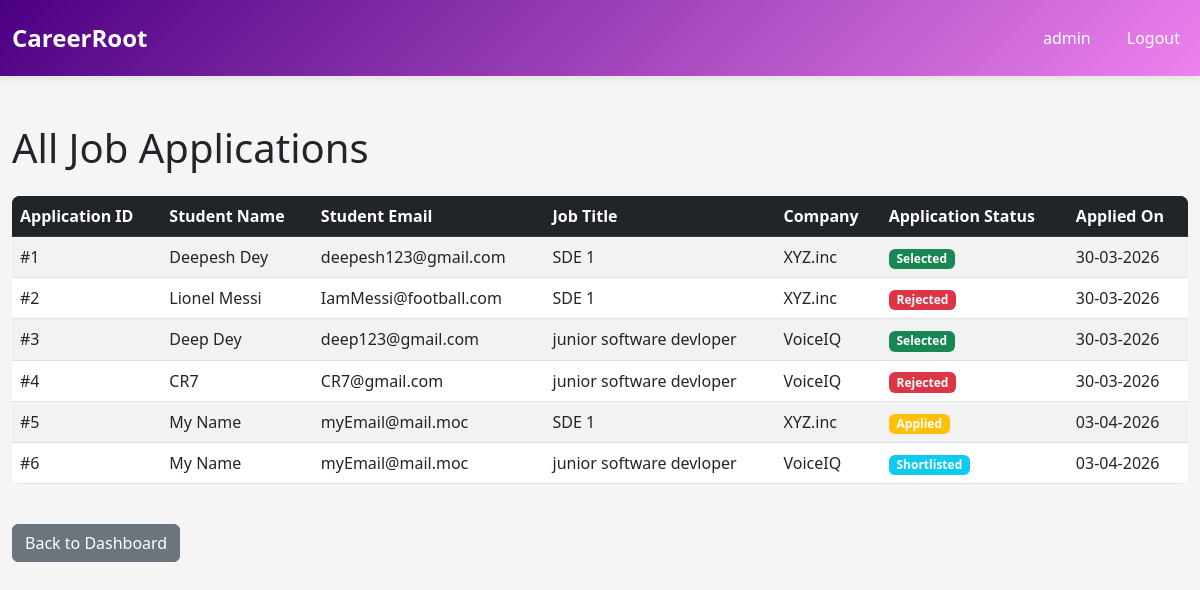
/admin/applications (signed in), run on an earlier commit of the app's database.
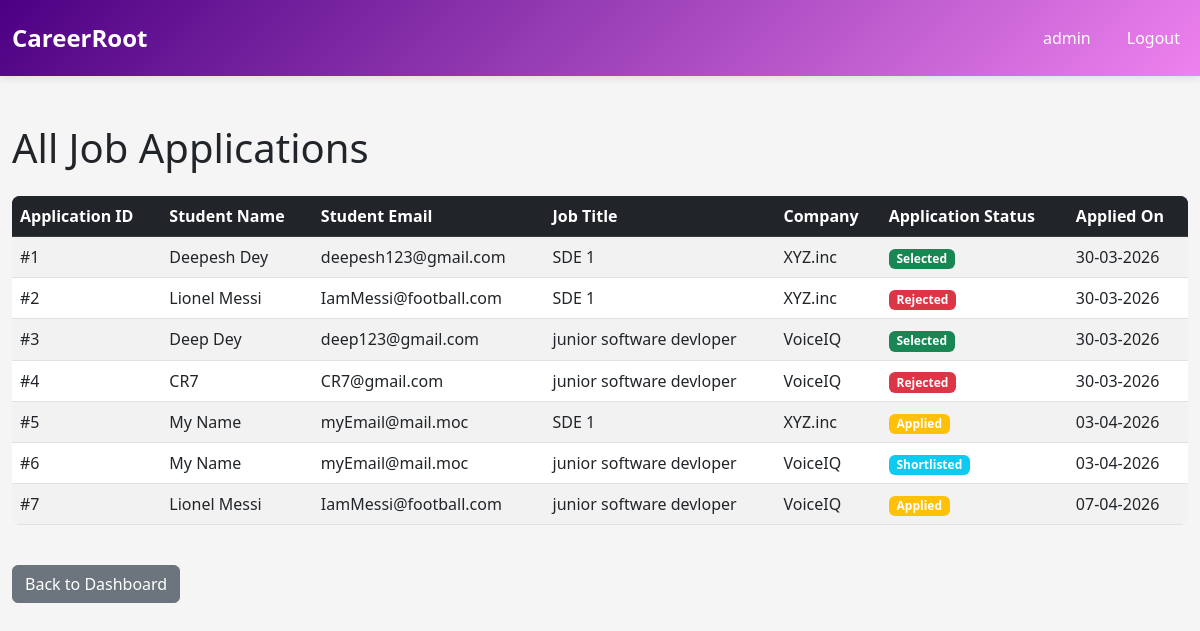
And on a later commit of the database.
### core/database/models.py (models this page shows, shortened)
class Admin(UserMixin, db.Model):
    __tablename__ = 'admin'
    admin_id = db.Column(db.Integer, primary_key=True, autoincrement=True)
    username = db.Column(db.String(100), unique=True, nullable=False)
    password = db.Column(db.String(255), nullable=False)
    email = db.Column(db.String(120), unique=True, nullable=False)
    created_at = db.Column(db.DateTime, default=datetime.utcnow)

class Application(db.Model):
    __tablename__ = 'application'
    application_id = db.Column(db.Integer, primary_key=True, autoincrement=True)
    student_id = db.Column(db.Integer, db.ForeignKey('student.student_id'), nullable=False)
    drive_id = db.Column(db.Integer, db.ForeignKey('placement_drive.drive_id'), nullable=False)
    application_date = db.Column(db.DateTime, default=datetime.utcnow)
    status = db.Column(
        db.String(20),
        default=ApplicationStatus.APPLIED.value,
        nullable=False
    )  #Applied, Shortlisted, Selected, Rejected
    created_at = db.Column(db.DateTime, default=datetime.utcnow)
    updated_at = db.Column(db.DateTime, default=datetime.utcnow, onupdate=datetime.utcnow)
    placement = db.relationship('Placement', backref='application', uselist=False, cascade='all, delete-orphan')
    __table_args__ = (db.UniqueConstraint('student_id', 'drive_id', name='unique_student_drive'),)

class Student(UserMixin, db.Model):
    __tablename__ = 'student'
    student_id = db.Column(db.Integer, primary_key=True, autoincrement=True)
    name = db.Column(db.String(150), nullable=False)
    email = db.Column(db.String(120), unique=True, nullable=False)
    password = db.Column(db.String(255), nullable=False)
    phone = db.Column(db.String(15), nullable=True)
    department = db.Column(db.String(100), nullable=True)
    cgpa = db.Column(db.Float, nullable=True)
    resume_path = db.Column(db.String(255), nullable=True)  # Path to uploaded resume
    blacklist_status = db.Column(db.Boolean, default=False)  # True = blacklisted
    created_at = db.Column(db.DateTime, default=datetime.utcnow)
    updated_at = db.Column(db.DateTime, default=datetime.utcnow, onupdate=datetime.utcnow)
    applications = db.relationship('Application', backref='student', lazy=True, cascade='all, delete-orphan')
    placements = db.relationship('Placement', backref='student', lazy=True, cascade='all, delete-orphan')

class PlacementDrive(db.Model):
    __tablename__ = 'placement_drive'
    drive_id = db.Column(db.Integer, primary_key=True, autoincrement=True)
    company_id = db.Column(db.Integer, db.ForeignKey('company.company_id'), nullable=False)
    job_title = db.Column(db.String(150), nullable=False)
    job_description = db.Column(db.Text, nullable=True)
    eligibility_criteria = db.Column(db.Text, nullable=True)
    skills_required = db.Column(db.Text, nullable=True)  #comma separated skills
    experience_required = db.Column(db.String(100), nullable=True)  #e.g., 0-2 years
    salary_range = db.Column(db.String(100), nullable=True)  #e.g., 5-8 LPA
    application_deadline = db.Column(db.DateTime, nullable=False)
    status = db.Column(
        db.String(20),
        default=DriveStatus.PENDING.value,
        nullable=False
    )  # pending, aproved, closed
    created_at = db.Column(db.DateTime, default=datetime.utcnow)
    updated_at = db.Column(db.DateTime, default=datetime.utcnow, onupdate=datetime.utcnow)
    applications = db.relationship('Application', backref='drive', lazy=True, cascade='all, delete-orphan')
    placements = db.relationship('Placement', backref='drive', lazy=True, cascade='all, delete-orphan')

class Company(UserMixin, db.Model):
    __tablename__ = 'company'
    company_id = db.Column(db.Integer, primary_key=True, autoincrement=True)
    company_name = db.Column(db.String(150), nullable=False)
    email = db.Column(db.String(120), unique=True, nullable=False)
    password = db.Column(db.String(255), nullable=False)
    hr_contact = db.Column(db.String(100), nullable=True)
    website = db.Column(db.String(255), nullable=True)
    approval_status = db.Column(
        db.String(20),
        default=ApprovalStatus.PENDING.value,
        nullable=False
    )  #pending/aproved/rejected
    blacklist_status = db.Column(db.Boolean, default=False)  # True = blacklisted
    created_at = db.Column(db.DateTime, default=datetime.utcnow)
    updated_at = db.Column(db.DateTime, default=datetime.utcnow, onupdate=datetime.utcnow)
    drives = db.relationship('PlacementDrive', backref='company', lazy=True, cascade='all, delete-orphan')

### core/routes/admin.py (the view)
@admin_bp.route('/applications')
@login_required
def view_applications():
    if not check_admin():
        return redirect(url_for('auth.homepage'))
    all_applications = Application.query.all()
    return render_template('admin_view_applications.html', applications=all_applications)

### app.py (called while the page is built, shortened)
@login_manager.user_loader
def load_user(user_id):
    from core.database.models import Admin, Company, Student
    admin = Admin.query.get(int(user_id))
    if admin:
        return admin

### core/routes/admin.py (called while the page is built)
def check_admin():
    if session.get('user_type') != 'admin':
        flash('Unauthorized access', 'danger')
        return False
    return True

### templates/admin_view_applications.html (shortened to what this page needs)
{% extends "base.html" %}
{% block content %}
<div class="mt-5">
    <h1 class="mb-4">All Job Applications</h1>
    {% if applications %}
        <div class="table-responsive">
            <table class="table table-hover table-striped">
                <thead class="table-dark">
                    <tr>
                        <th>Application ID</th>
                        <th>Student Name</th>
                        <th>Student Email</th>
                        <th>Job Title</th>
                        <th>Company</th>
                        <th>Application Status</th>
                        <th>Applied On</th>
                    </tr>
                </thead>
                <tbody>
                    {% for app in applications %}
                        <tr>
                            <td>#{{ app.application_id }}</td>
                            <td>{{ app.student.name }}</td>
                            <td>{{ app.student.email }}</td>
                            <td>{{ app.drive.job_title }}</td>
                            <td>{{ app.drive.company.company_name }}</td>
                            <td>
                                {% if app.status == 'Selected' %}
                                    <span class="badge bg-success">{{ app.status }}</span>
                                {% elif app.status == 'Shortlisted' %}
                                    <span class="badge bg-info">{{ app.status }}</span>
                                {% elif app.status == 'Rejected' %}
                                    <span class="badge bg-danger">{{ app.status }}</span>
                                {% else %}
                                    <span class="badge bg-warning">{{ app.status }}</span>
                                {% endif %}
                            </td>
                            <td>{{ app.application_date.strftime('%d-%m-%Y') }}</td>
                        </tr>
                    {% endfor %}
                </tbody>
            </table>
        </div>
    {% else %}
        <div class="alert alert-info">
            <strong>No applications found.</strong>
        </div>
    {% endif %}
    <div class="mt-4">
        <a href="{{ url_for('admin.admin_dashboard') }}" class="btn btn-secondary">Back to Dashboard</a>
    </div>
</div>
{% endblock %}

### templates/base.html (shortened to what this page needs)
<!DOCTYPE html>
<html lang="en">
<head>
    <link href="https://cdn.jsdelivr.net/npm/bootstrap@5.3.0/dist/css/bootstrap.min.css" rel="stylesheet">
</head>
<body>
    <nav class="navbar navbar-expand navbar-dark">
        <div class="container-fluid">
            <a class="navbar-brand" href="/">CareerRoot</a>
            <ul class="navbar-nav ms-auto">
                {% if session.get('user_type') %}
                    <li class="nav-item">
                        <span class="nav-link">{{ session.get('username') }}</span>
                    </li>
                    <li class="nav-item">
                        <a class="nav-link" href="{{ url_for('auth.logout') }}">Logout</a>
                    </li>
                {% else %}
                    <li class="nav-item">
                        <a class="nav-link" href="{{ url_for('auth.login') }}">Login</a>
                    </li>
                {% endif %}
            </ul>
        </div>
    </nav>
    <div class="container-fluid container">
        {% block content %}{% endblock %}
    </div>
</body>
</html>

### templates/base.html (style rules this page uses)
:root { --primary-color: indigo; --secondary-color: violet; --danger-color: red; --success-color: mediumseagreen; }
body { font-family: 'Segoe UI', Tahoma, Geneva, Verdana, sans-serif; background-color: whitesmoke; }
.navbar { background: linear-gradient(135deg, var(--primary-color) 0%, var(--secondary-color) 100%); box-shadow: 0 2px 8px rgba(0,0,0,0.1); padding: 15px 0; }
.navbar-brand { font-weight: 700; font-size: 1.5rem; color: white !important; }
.nav-link { color: white !important; margin-left: 20px; font-weight: 500; transition: opacity 0.3s ease; }
.table { border-radius: 8px; overflow: hidden; }
.table thead { background-color: var(--primary-color); color: white; }
.container { max-width: 1200px; }

What changed in the data, as far as the page shows it:
added Application: application_id "7", student.name "Lionel Messi", student.email "IamMessi@football.com", drive.job_title "junior software devloper", drive.company.company_name "VoiceIQ", status "Applied", application_date "07-04-2026"
